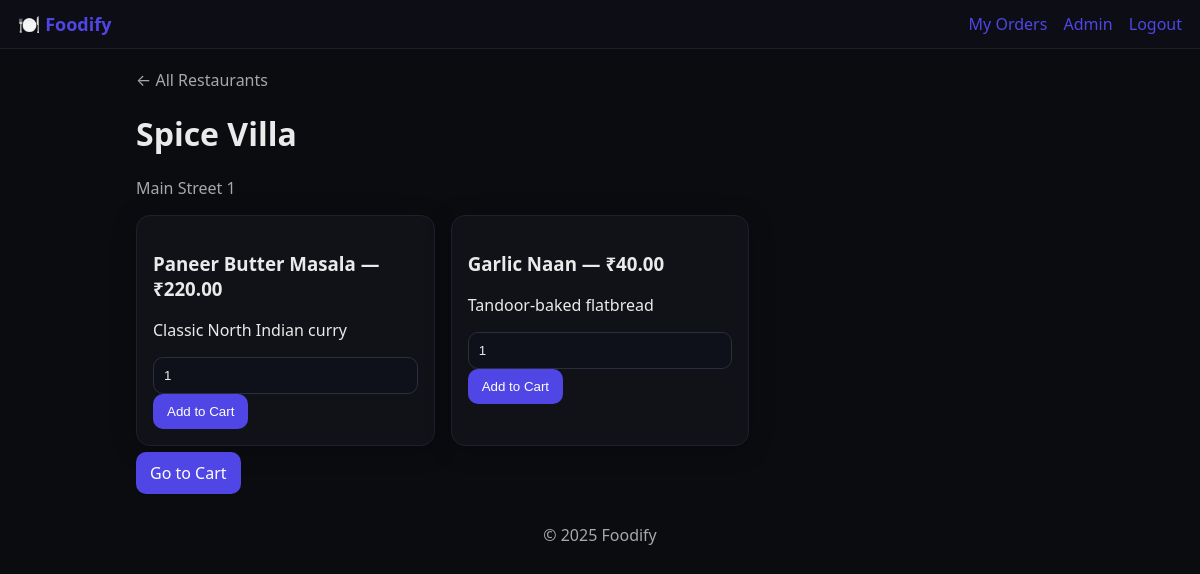
The app's page /restaurant/1/menu (signed in) with its own data.
### models.py (models this page shows)
class Restaurant(db.Model):
    __tablename__ = "restaurants"
    id = db.Column(db.Integer, primary_key=True)
    name = db.Column(db.String(200), nullable=False)
    address = db.Column(db.String(255), nullable=False)
    is_active = db.Column(db.Boolean, default=True)
    menu_items = db.relationship("MenuItem", backref="restaurant", lazy=True)

class MenuItem(db.Model):
    __tablename__ = "menu_items"
    id = db.Column(db.Integer, primary_key=True)
    restaurant_id = db.Column(db.Integer, db.ForeignKey("restaurants.id"), nullable=False)
    name = db.Column(db.String(200), nullable=False)
    description = db.Column(db.String(400), default="")
    price = db.Column(db.Numeric(10, 2), nullable=False)
    is_available = db.Column(db.Boolean, default=True)

### app.py (the view)
    @app.route('/restaurant/<int:restaurant_id>/menu')
    @login_required
    def menu(restaurant_id):
        r = Restaurant.query.get_or_404(restaurant_id)
        items = MenuItem.query.filter_by(restaurant_id=restaurant_id, is_available=True).all()
        return render_template('menu.html', restaurant=r, items=items)

### templates/menu.html (shortened to what this page needs)
{% extends "base.html" %}
{% block content %}
<a href="{{ url_for('restaurants') }}" class="muted">← All Restaurants</a>
<h1>{{ restaurant.name }}</h1>
<p class="muted">{{ restaurant.address }}</p>
<div class="grid">
    {% for i in items %}
    <div class="card">
        <h3>{{ i.name }} — ₹{{ '%.2f'|format(i.price) }}</h3>
        <p>{{ i.description }}</p>
        <form class="add-to-cart" method="post" action="{{ url_for('cart_add') }}" onsubmit="return addToCart(event)">
            <input type="number" name="quantity" min="1" value="1"/>
            <button type="submit">Add to Cart</button>
        </form>
    </div>
    {% endfor %}
</div>
<p><a href="{{ url_for('cart_view') }}" class="button">Go to Cart</a></p>
{% endblock %}

### templates/base.html (shortened to what this page needs)
<!DOCTYPE html>
<html lang="en">
<head>
    <link rel="stylesheet" href="{{ url_for('static', filename='css/style.css') }}">
</head>
<body>
    <nav class="nav">
        <a href="{{ url_for('restaurants') }}" class="brand">🍽️ Foodify</a>
        <div class="links">
            {% if current_user.is_authenticated %}
                <a href="{{ url_for('orders_history') }}">My Orders</a>
                {% if current_user.is_admin %}<a href="{{ url_for('admin_dashboard') }}">Admin</a>{% endif %}
                <a href="{{ url_for('logout') }}">Logout</a>
            {% else %}
                <a href="{{ url_for('login') }}">Login</a>
            {% endif %}
        </div>
    </nav>
    <main class="container">
        {% block content %}{% endblock %}
    </main>
    <footer class="footer">© {{ 2025 }} Foodify</footer>
</body>
</html>

### static/css/style.css (style rules this page uses)
:root { --bg:#0b0c10; --fg:#eaeaea; --muted:#a8a8a8; --card:#111217; --accent:#4f46e5; --accent-2:#22c55e; }
* { box-sizing: border-box; }
body { margin:0; font-family: system-ui, -apple-system, Segoe UI, Roboto, Arial, sans-serif; background: var(--bg); color: var(--fg); }
a { color: var(--accent); text-decoration: none; }
.nav { display:flex; align-items:center; justify-content:space-between; padding:12px 18px; background:#0d0e15; border-bottom:1px solid #1c1e28; }
.brand { font-weight: 700; font-size: 18px; }
.links a { margin-left: 12px; }
.container { max-width: 960px; margin: 20px auto; padding: 0 16px; }
.grid { display:grid; grid-template-columns: repeat(auto-fill, minmax(240px, 1fr)); gap:16px; }
.card { background: var(--card); padding: 16px; border:1px solid #1d2030; border-radius: 14px; box-shadow: 0 4px 24px rgba(0,0,0,.25); }
.button, button { background: var(--accent); border:0; color: white; padding:10px 14px; border-radius: 10px; cursor:pointer; }
input, select { width:100%; padding:10px; border-radius:10px; border:1px solid #2a2e3d; background:#0f111a; color:var(--fg); }
.footer { text-align:center; padding:20px; color:var(--muted); }
.muted { color: var(--muted); }

### records on screen
Restaurant: name "Spice Villa", address "Main Street 1"
MenuItem: name "Paneer Butter Masala", price "220.00", description "Classic North Indian curry"
MenuItem: name "Garlic Naan", price "40.00", description "Tandoor-baked flatbread"

### other values on screen
{{ 2025 }} "2025"
